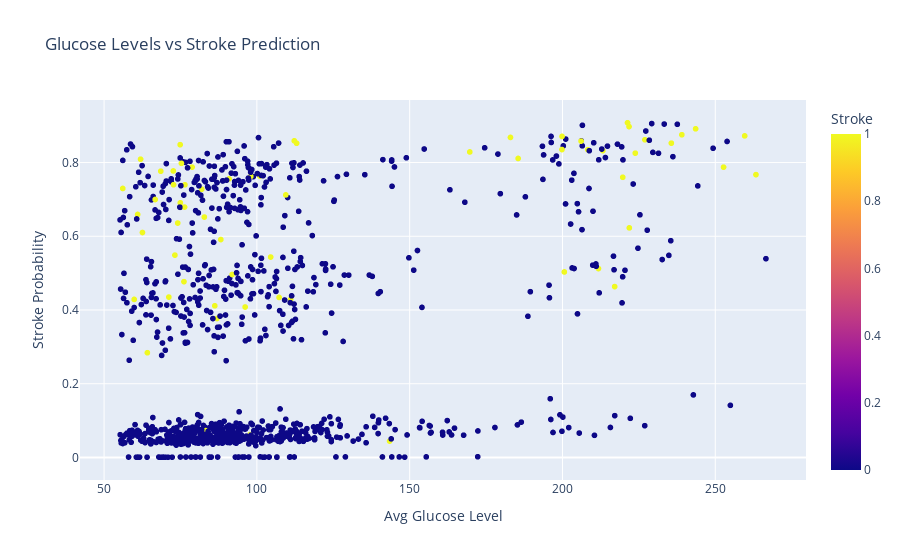

The notebook cell this image was saved under:
### Markdown cell above
- ##### **3. Glucose Levels vs Stroke Prediction**

### Code cell
import plotly.express as px

# Combine data
glucose_stroke = pd.DataFrame({'Avg Glucose Level': x_test['avg_glucose_level'], 
                               'Stroke Probability': y_prob, 
                               'Stroke': y_test})

# Plot
fig = px.scatter(glucose_stroke, x='Avg Glucose Level', y='Stroke Probability', color='Stroke', 
                 title='Glucose Levels vs Stroke Prediction')
fig.show()

### Figure 1 — Plotly figure (JSON) as saved in the notebook; plotly's stock layout.template omitted (floating-point values rounded to 4 significant figures; data arrays with more than 128 entries replaced by an {"elided": "..."} marker saying what was removed)
{"data": [{"hovertemplate": "Avg Glucose Level=%{x}<br>Stroke Probability=%{y}<br>Stroke=%{marker.color}<extra></extra>", "legendgroup": "", "marker": {"color": {"elided": "1022 int values"}, "coloraxis": "coloraxis", "symbol": "circle"}, "mode": "markers", "name": "", "showlegend": false, "type": "scattergl", "x": {"elided": "1022 float values"}, "xaxis": "x", "y": {"elided": "1022 float values"}, "yaxis": "y"}], "layout": {"coloraxis": {"colorbar": {"title": {"text": "Stroke"}}, "colorscale": [[0, "#0d0887"], [0.1111, "#46039f"], [0.2222, "#7201a8"], [0.3333, "#9c179e"], [0.4444, "#bd3786"], [0.5556, "#d8576b"], [0.6667, "#ed7953"], [0.7778, "#fb9f3a"], [0.8889, "#fdca26"], [1, "#f0f921"]]}, "legend": {"tracegroupgap": 0}, "title": {"text": "Glucose Levels vs Stroke Prediction"}, "xaxis": {"anchor": "y", "domain": [0, 1], "title": {"text": "Avg Glucose Level"}}, "yaxis": {"anchor": "x", "domain": [0, 1], "title": {"text": "Stroke Probability"}}}}
